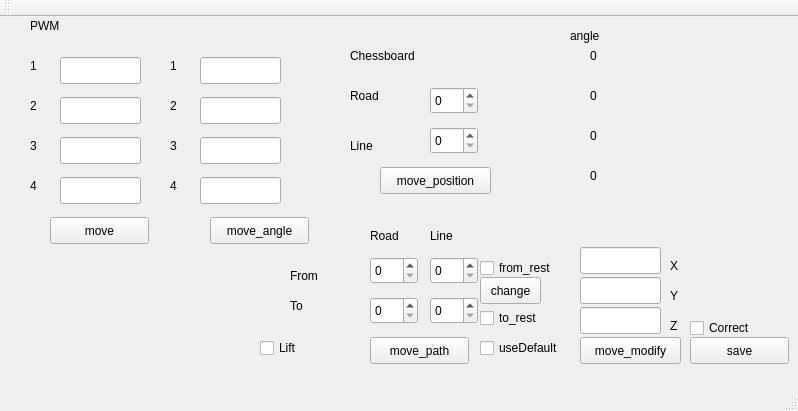
<?xml version="1.0" encoding="UTF-8"?>
<ui version="4.0">
 <class>ArmModify</class>
 <widget class="QMainWindow" name="ArmModify">
  <property name="geometry">
   <rect>
    <x>0</x>
    <y>0</y>
    <width>798</width>
    <height>411</height>
   </rect>
  </property>
  <property name="windowTitle">
   <string>ArmModify</string>
  </property>
  <widget class="QWidget" name="centralWidget">
   <widget class="QSpinBox" name="road">
    <property name="geometry">
     <rect>
      <x>430</x>
      <y>70</y>
      <width>48</width>
      <height>27</height>
     </rect>
    </property>
   </widget>
   <widget class="QSpinBox" name="line">
    <property name="geometry">
     <rect>
      <x>430</x>
      <y>110</y>
      <width>48</width>
      <height>27</height>
     </rect>
    </property>
   </widget>
   <widget class="QLabel" name="label">
    <property name="geometry">
     <rect>
      <x>350</x>
      <y>30</y>
      <width>91</width>
      <height>17</height>
     </rect>
    </property>
    <property name="text">
     <string>Chessboard</string>
    </property>
   </widget>
   <widget class="QLabel" name="label_2">
    <property name="geometry">
     <rect>
      <x>350</x>
      <y>70</y>
      <width>41</width>
      <height>17</height>
     </rect>
    </property>
    <property name="text">
     <string>Road</string>
    </property>
   </widget>
   <widget class="QLabel" name="label_3">
    <property name="geometry">
     <rect>
      <x>350</x>
      <y>120</y>
      <width>41</width>
      <height>17</height>
     </rect>
    </property>
    <property name="text">
     <string>Line</string>
    </property>
   </widget>
   <widget class="QLineEdit" name="pwm1">
    <property name="geometry">
     <rect>
      <x>60</x>
      <y>40</y>
      <width>81</width>
      <height>27</height>
     </rect>
    </property>
   </widget>
   <widget class="QLineEdit" name="pwm4">
    <property name="geometry">
     <rect>
      <x>60</x>
      <y>160</y>
      <width>81</width>
      <height>27</height>
     </rect>
    </property>
   </widget>
   <widget class="QLineEdit" name="pwm2">
    <property name="geometry">
     <rect>
      <x>60</x>
      <y>80</y>
      <width>81</width>
      <height>27</height>
     </rect>
    </property>
   </widget>
   <widget class="QLineEdit" name="pwm3">
    <property name="geometry">
     <rect>
      <x>60</x>
      <y>120</y>
      <width>81</width>
      <height>27</height>
     </rect>
    </property>
   </widget>
   <widget class="QLabel" name="label_4">
    <property name="geometry">
     <rect>
      <x>30</x>
      <y>0</y>
      <width>67</width>
      <height>17</height>
     </rect>
    </property>
    <property name="text">
     <string>PWM</string>
    </property>
   </widget>
   <widget class="QLabel" name="label_5">
    <property name="geometry">
     <rect>
      <x>30</x>
      <y>40</y>
      <width>67</width>
      <height>17</height>
     </rect>
    </property>
    <property name="text">
     <string>1</string>
    </property>
   </widget>
   <widget class="QLabel" name="label_6">
    <property name="geometry">
     <rect>
      <x>30</x>
      <y>80</y>
      <width>67</width>
      <height>17</height>
     </rect>
    </property>
    <property name="text">
     <string>2</string>
    </property>
   </widget>
   <widget class="QLabel" name="label_7">
    <property name="geometry">
     <rect>
      <x>30</x>
      <y>120</y>
      <width>67</width>
      <height>17</height>
     </rect>
    </property>
    <property name="text">
     <string>3</string>
    </property>
   </widget>
   <widget class="QLabel" name="label_8">
    <property name="geometry">
     <rect>
      <x>30</x>
      <y>160</y>
      <width>67</width>
      <height>17</height>
     </rect>
    </property>
    <property name="text">
     <string>4</string>
    </property>
   </widget>
   <widget class="QPushButton" name="Move">
    <property name="geometry">
     <rect>
      <x>50</x>
      <y>200</y>
      <width>99</width>
      <height>27</height>
     </rect>
    </property>
    <property name="text">
     <string>move</string>
    </property>
   </widget>
   <widget class="QLabel" name="label_9">
    <property name="geometry">
     <rect>
      <x>170</x>
      <y>120</y>
      <width>67</width>
      <height>17</height>
     </rect>
    </property>
    <property name="text">
     <string>3</string>
    </property>
   </widget>
   <widget class="QLabel" name="label_10">
    <property name="geometry">
     <rect>
      <x>170</x>
      <y>160</y>
      <width>67</width>
      <height>17</height>
     </rect>
    </property>
    <property name="text">
     <string>4</string>
    </property>
   </widget>
   <widget class="QLabel" name="label_11">
    <property name="geometry">
     <rect>
      <x>170</x>
      <y>40</y>
      <width>67</width>
      <height>17</height>
     </rect>
    </property>
    <property name="text">
     <string>1</string>
    </property>
   </widget>
   <widget class="QLabel" name="label_12">
    <property name="geometry">
     <rect>
      <x>170</x>
      <y>80</y>
      <width>67</width>
      <height>17</height>
     </rect>
    </property>
    <property name="text">
     <string>2</string>
    </property>
   </widget>
   <widget class="QLineEdit" name="angle3">
    <property name="geometry">
     <rect>
      <x>200</x>
      <y>120</y>
      <width>81</width>
      <height>27</height>
     </rect>
    </property>
   </widget>
   <widget class="QLineEdit" name="angle2">
    <property name="geometry">
     <rect>
      <x>200</x>
      <y>80</y>
      <width>81</width>
      <height>27</height>
     </rect>
    </property>
   </widget>
   <widget class="QLineEdit" name="angle1">
    <property name="geometry">
     <rect>
      <x>200</x>
      <y>40</y>
      <width>81</width>
      <height>27</height>
     </rect>
    </property>
   </widget>
   <widget class="QLineEdit" name="angle4">
    <property name="geometry">
     <rect>
      <x>200</x>
      <y>160</y>
      <width>81</width>
      <height>27</height>
     </rect>
    </property>
   </widget>
   <widget class="QPushButton" name="MoveAngle">
    <property name="geometry">
     <rect>
      <x>210</x>
      <y>200</y>
      <width>99</width>
      <height>27</height>
     </rect>
    </property>
    <property name="text">
     <string>move_angle</string>
    </property>
   </widget>
   <widget class="QPushButton" name="pushButton">
    <property name="geometry">
     <rect>
      <x>380</x>
      <y>150</y>
      <width>111</width>
      <height>27</height>
     </rect>
    </property>
    <property name="text">
     <string>move_position</string>
    </property>
   </widget>
   <widget class="QSpinBox" name="fromRoad">
    <property name="geometry">
     <rect>
      <x>370</x>
      <y>240</y>
      <width>48</width>
      <height>27</height>
     </rect>
    </property>
   </widget>
   <widget class="QSpinBox" name="fromline">
    <property name="geometry">
     <rect>
      <x>430</x>
      <y>240</y>
      <width>48</width>
      <height>27</height>
     </rect>
    </property>
   </widget>
   <widget class="QSpinBox" name="toroad">
    <property name="geometry">
     <rect>
      <x>370</x>
      <y>280</y>
      <width>48</width>
      <height>27</height>
     </rect>
    </property>
   </widget>
   <widget class="QSpinBox" name="toline">
    <property name="geometry">
     <rect>
      <x>430</x>
      <y>280</y>
      <width>48</width>
      <height>27</height>
     </rect>
    </property>
   </widget>
   <widget class="QPushButton" name="move_path">
    <property name="geometry">
     <rect>
      <x>370</x>
      <y>320</y>
      <width>99</width>
      <height>27</height>
     </rect>
    </property>
    <property name="text">
     <string>move_path</string>
    </property>
   </widget>
   <widget class="QLabel" name="label_13">
    <property name="geometry">
     <rect>
      <x>290</x>
      <y>250</y>
      <width>67</width>
      <height>17</height>
     </rect>
    </property>
    <property name="text">
     <string>From</string>
    </property>
   </widget>
   <widget class="QLabel" name="label_14">
    <property name="geometry">
     <rect>
      <x>290</x>
      <y>280</y>
      <width>67</width>
      <height>17</height>
     </rect>
    </property>
    <property name="text">
     <string>To</string>
    </property>
   </widget>
   <widget class="QPushButton" name="pushButton_2">
    <property name="geometry">
     <rect>
      <x>480</x>
      <y>260</y>
      <width>61</width>
      <height>27</height>
     </rect>
    </property>
    <property name="text">
     <string>change</string>
    </property>
   </widget>
   <widget class="QLabel" name="angle_cal1">
    <property name="geometry">
     <rect>
      <x>590</x>
      <y>30</y>
      <width>67</width>
      <height>17</height>
     </rect>
    </property>
    <property name="text">
     <string>0</string>
    </property>
   </widget>
   <widget class="QLabel" name="angle_cal2">
    <property name="geometry">
     <rect>
      <x>590</x>
      <y>70</y>
      <width>67</width>
      <height>17</height>
     </rect>
    </property>
    <property name="text">
     <string>0</string>
    </property>
   </widget>
   <widget class="QLabel" name="angle_cal3">
    <property name="geometry">
     <rect>
      <x>590</x>
      <y>110</y>
      <width>67</width>
      <height>17</height>
     </rect>
    </property>
    <property name="text">
     <string>0</string>
    </property>
   </widget>
   <widget class="QLabel" name="angle_cal4">
    <property name="geometry">
     <rect>
      <x>590</x>
      <y>150</y>
      <width>67</width>
      <height>17</height>
     </rect>
    </property>
    <property name="text">
     <string>0</string>
    </property>
   </widget>
   <widget class="QLineEdit" name="modify_x">
    <property name="geometry">
     <rect>
      <x>580</x>
      <y>230</y>
      <width>81</width>
      <height>27</height>
     </rect>
    </property>
   </widget>
   <widget class="QLineEdit" name="modify_y">
    <property name="geometry">
     <rect>
      <x>580</x>
      <y>260</y>
      <width>81</width>
      <height>27</height>
     </rect>
    </property>
   </widget>
   <widget class="QLineEdit" name="modify_z">
    <property name="geometry">
     <rect>
      <x>580</x>
      <y>290</y>
      <width>81</width>
      <height>27</height>
     </rect>
    </property>
   </widget>
   <widget class="QPushButton" name="pushButton_3">
    <property name="geometry">
     <rect>
      <x>580</x>
      <y>320</y>
      <width>101</width>
      <height>27</height>
     </rect>
    </property>
    <property name="text">
     <string>move_modify</string>
    </property>
   </widget>
   <widget class="QLabel" name="label_15">
    <property name="geometry">
     <rect>
      <x>670</x>
      <y>240</y>
      <width>67</width>
      <height>17</height>
     </rect>
    </property>
    <property name="text">
     <string>X</string>
    </property>
   </widget>
   <widget class="QLabel" name="label_16">
    <property name="geometry">
     <rect>
      <x>670</x>
      <y>270</y>
      <width>67</width>
      <height>17</height>
     </rect>
    </property>
    <property name="text">
     <string>Y</string>
    </property>
   </widget>
   <widget class="QLabel" name="label_17">
    <property name="geometry">
     <rect>
      <x>670</x>
      <y>300</y>
      <width>67</width>
      <height>17</height>
     </rect>
    </property>
    <property name="text">
     <string>Z</string>
    </property>
   </widget>
   <widget class="QCheckBox" name="checkBox">
    <property name="geometry">
     <rect>
      <x>690</x>
      <y>300</y>
      <width>97</width>
      <height>22</height>
     </rect>
    </property>
    <property name="text">
     <string>Correct</string>
    </property>
   </widget>
   <widget class="QPushButton" name="pushButton_4">
    <property name="geometry">
     <rect>
      <x>690</x>
      <y>320</y>
      <width>99</width>
      <height>27</height>
     </rect>
    </property>
    <property name="text">
     <string>save</string>
    </property>
   </widget>
   <widget class="QCheckBox" name="useDafault">
    <property name="geometry">
     <rect>
      <x>480</x>
      <y>320</y>
      <width>101</width>
      <height>22</height>
     </rect>
    </property>
    <property name="text">
     <string>useDefault</string>
    </property>
   </widget>
   <widget class="QLabel" name="label_18">
    <property name="geometry">
     <rect>
      <x>370</x>
      <y>210</y>
      <width>41</width>
      <height>17</height>
     </rect>
    </property>
    <property name="text">
     <string>Road</string>
    </property>
   </widget>
   <widget class="QLabel" name="label_19">
    <property name="geometry">
     <rect>
      <x>430</x>
      <y>210</y>
      <width>41</width>
      <height>17</height>
     </rect>
    </property>
    <property name="text">
     <string>Line</string>
    </property>
   </widget>
   <widget class="QLabel" name="label_20">
    <property name="geometry">
     <rect>
      <x>570</x>
      <y>10</y>
      <width>61</width>
      <height>17</height>
     </rect>
    </property>
    <property name="text">
     <string>angle</string>
    </property>
   </widget>
   <widget class="QCheckBox" name="Lift">
    <property name="geometry">
     <rect>
      <x>260</x>
      <y>320</y>
      <width>71</width>
      <height>22</height>
     </rect>
    </property>
    <property name="text">
     <string>Lift</string>
    </property>
   </widget>
   <widget class="QCheckBox" name="from_rest">
    <property name="geometry">
     <rect>
      <x>480</x>
      <y>240</y>
      <width>97</width>
      <height>22</height>
     </rect>
    </property>
    <property name="text">
     <string>from_rest</string>
    </property>
   </widget>
   <widget class="QCheckBox" name="to_rest">
    <property name="geometry">
     <rect>
      <x>480</x>
      <y>290</y>
      <width>97</width>
      <height>22</height>
     </rect>
    </property>
    <property name="text">
     <string>to_rest</string>
    </property>
   </widget>
  </widget>
  <widget class="QMenuBar" name="menuBar">
   <property name="geometry">
    <rect>
     <x>0</x>
     <y>0</y>
     <width>798</width>
     <height>25</height>
    </rect>
   </property>
  </widget>
  <widget class="QToolBar" name="mainToolBar">
   <attribute name="toolBarArea">
    <enum>TopToolBarArea</enum>
   </attribute>
   <attribute name="toolBarBreak">
    <bool>false</bool>
   </attribute>
  </widget>
  <widget class="QStatusBar" name="statusBar"/>
 </widget>
 <layoutdefault spacing="6" margin="11"/>
 <resources/>
 <connections/>
</ui>
